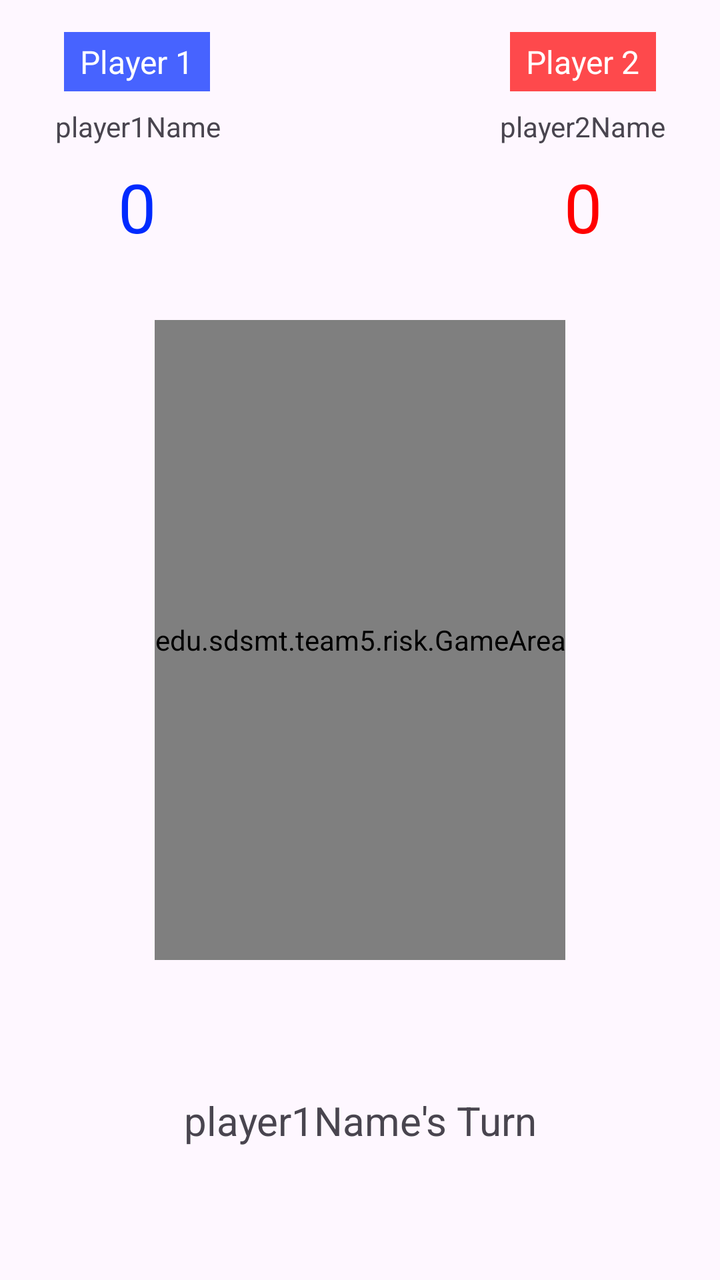
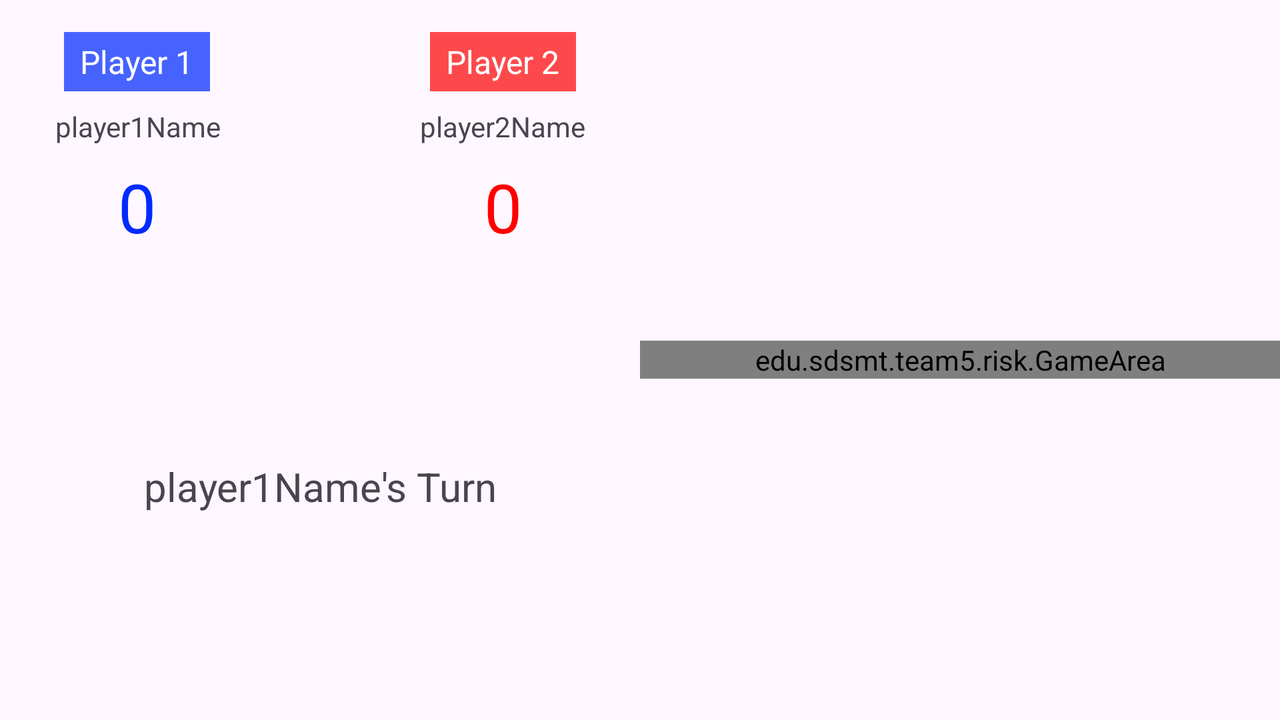

First picture: res/layout/ on a phone held upright. Second picture: the repository's own variant of that layout, on a device whose configuration matches the variant's folder. Source for both follows.
<!-- AndroidManifest.xml: application theme Theme.Team5Risk -->
<!-- res/layout/activity_game.xml -->
<?xml version="1.0" encoding="utf-8"?>
<LinearLayout xmlns:android="http://schemas.android.com/apk/res/android"
    xmlns:app="http://schemas.android.com/apk/res-auto"
    android:layout_width="match_parent"
    android:layout_height="match_parent"
    android:gravity="center"
    android:orientation="vertical">

    <androidx.constraintlayout.widget.ConstraintLayout
        android:layout_width="match_parent"
        android:layout_height="0dp"
        android:layout_weight="0.25">

        <TextView
            android:id="@+id/player1GameText"
            android:layout_width="wrap_content"
            android:layout_height="wrap_content"
            android:layout_marginStart="32dp"
            android:layout_marginTop="16dp"
            android:background="#B7002AFF"
            android:paddingHorizontal="8dp"
            android:paddingVertical="4dp"
            android:text="@string/player1GameDefaultText"
            android:textColor="#FFFFFF"
            android:textSize="16sp"
            app:layout_constraintStart_toStartOf="parent"
            app:layout_constraintTop_toTopOf="parent" />

        <TextView
            android:id="@+id/player2GameText"
            android:layout_width="wrap_content"
            android:layout_height="wrap_content"
            android:layout_marginTop="16dp"
            android:layout_marginEnd="32dp"
            android:background="#B3FF0000"
            android:paddingHorizontal="8dp"
            android:paddingVertical="4dp"
            android:text="@string/player2GameTextDefault"
            android:textColor="#FFFFFF"
            android:textSize="16sp"
            app:layout_constraintEnd_toEndOf="parent"
            app:layout_constraintTop_toTopOf="parent" />

        <TextView
            android:id="@+id/player1NameGameView"
            android:layout_width="wrap_content"
            android:layout_height="wrap_content"
            android:layout_marginTop="8dp"
            android:text="@string/defaultPlayer1NameText"
            app:layout_constraintEnd_toEndOf="@+id/player1GameText"
            app:layout_constraintHorizontal_bias="0.454"
            app:layout_constraintStart_toStartOf="@+id/player1GameText"
            app:layout_constraintTop_toBottomOf="@+id/player1GameText" />

        <TextView
            android:id="@+id/player2NameGameView"
            android:layout_width="wrap_content"
            android:layout_height="wrap_content"
            android:layout_marginTop="8dp"
            android:text="@string/defaultPlayer2NameText"
            app:layout_constraintEnd_toEndOf="@+id/player2GameText"
            app:layout_constraintStart_toStartOf="@+id/player2GameText"
            app:layout_constraintTop_toBottomOf="@+id/player2GameText" />

        <TextView
            android:id="@+id/player1ScoreText"
            android:layout_width="wrap_content"
            android:layout_height="wrap_content"
            android:layout_marginTop="8dp"
            android:text="@string/player1ScoreDefault"
            android:textColor="#002AFF"
            android:textSize="34sp"
            app:layout_constraintEnd_toEndOf="@+id/player1GameText"
            app:layout_constraintStart_toStartOf="@+id/player1GameText"
            app:layout_constraintTop_toBottomOf="@+id/player1NameGameView" />

        <TextView
            android:id="@+id/player2ScoreText"
            android:layout_width="wrap_content"
            android:layout_height="wrap_content"
            android:layout_marginTop="8dp"
            android:text="@string/player2ScoreDefaultText"
            android:textColor="#FF0000"
            android:textSize="34sp"
            app:layout_constraintEnd_toEndOf="@+id/player2GameText"
            app:layout_constraintStart_toStartOf="@+id/player2GameText"
            app:layout_constraintTop_toBottomOf="@+id/player2NameGameView" />

    </androidx.constraintlayout.widget.ConstraintLayout>

    <edu.sdsmt.team5.risk.GameArea
        android:id="@+id/gameArea"
        android:layout_width="wrap_content"
        android:layout_height="0dp"
        android:layout_weight="0.5"
        android:background="@drawable/green_border" />

    <androidx.constraintlayout.widget.ConstraintLayout
        android:layout_width="match_parent"
        android:layout_height="0dp"
        android:layout_weight="0.25">

        <TextView
            android:id="@+id/currentPlayerText"
            android:layout_width="wrap_content"
            android:layout_height="wrap_content"
            android:text="@string/currentPlayerTurnNameDefaultText"
            android:textSize="20sp"
            app:layout_constraintBottom_toBottomOf="parent"
            app:layout_constraintEnd_toEndOf="parent"
            app:layout_constraintStart_toStartOf="parent"
            app:layout_constraintTop_toTopOf="parent" />
    </androidx.constraintlayout.widget.ConstraintLayout>
</LinearLayout>
<!-- resources referenced by this layout -->
<resources>
  <!-- drawable green_border (drawable) -->
  <shape xmlns:android="http://schemas.android.com/apk/res/android"
      android:shape="rectangle">
      <solid android:color="@android:color/transparent" />
      <stroke
          android:width="1dp"
          android:color="#00FF20" />
  </shape>
  <string name="currentPlayerTurnNameDefaultText">player1Name\'s Turn</string>
  <string name="defaultPlayer1NameText">player1Name</string>
  <string name="defaultPlayer2NameText">player2Name</string>
  <string name="player1GameDefaultText">"Player 1"</string>
  <string name="player1ScoreDefault">0</string>
  <string name="player2GameTextDefault">Player 2</string>
  <string name="player2ScoreDefaultText">0</string>
  <style name="Theme.Team5Risk" parent="Base.Theme.Team5Risk" />
  <style name="Base.Theme.Team5Risk" parent="Theme.Material3.DayNight.NoActionBar">
          
          
      </style>
</resources>
<!-- res/layout-land/activity_game.xml (the repository's variant of the layout above) -->
<!-- drawn on the phone turned sideways -->
<?xml version="1.0" encoding="utf-8"?>
<LinearLayout xmlns:android="http://schemas.android.com/apk/res/android"
    xmlns:app="http://schemas.android.com/apk/res-auto"
    android:layout_width="match_parent"
    android:layout_height="match_parent"
    android:gravity="center"
    android:orientation="horizontal">

    <androidx.constraintlayout.widget.ConstraintLayout
        android:layout_width="0dp"
        android:layout_height="match_parent"
        android:layout_weight="0.5">


        <TextView
            android:id="@+id/player1GameText"
            android:layout_width="wrap_content"
            android:layout_height="wrap_content"
            android:layout_marginStart="32dp"
            android:layout_marginTop="16dp"
            android:background="#B7002AFF"
            android:paddingHorizontal="8dp"
            android:paddingVertical="4dp"
            android:text="@string/player1GameDefaultText"
            android:textColor="#FFFFFF"
            android:textSize="16sp"
            app:layout_constraintStart_toStartOf="parent"
            app:layout_constraintTop_toTopOf="parent" />

        <TextView
            android:id="@+id/player2GameText"
            android:layout_width="wrap_content"
            android:layout_height="wrap_content"
            android:layout_marginTop="16dp"
            android:layout_marginEnd="32dp"
            android:background="#B3FF0000"
            android:paddingHorizontal="8dp"
            android:paddingVertical="4dp"
            android:text="@string/player2GameTextDefault"
            android:textColor="#FFFFFF"
            android:textSize="16sp"
            app:layout_constraintEnd_toEndOf="parent"
            app:layout_constraintTop_toTopOf="parent" />

        <TextView
            android:id="@+id/player1NameGameView"
            android:layout_width="wrap_content"
            android:layout_height="wrap_content"
            android:layout_marginTop="8dp"
            android:text="@string/defaultPlayer1NameText"
            app:layout_constraintEnd_toEndOf="@+id/player1GameText"
            app:layout_constraintHorizontal_bias="0.454"
            app:layout_constraintStart_toStartOf="@+id/player1GameText"
            app:layout_constraintTop_toBottomOf="@+id/player1GameText" />

        <TextView
            android:id="@+id/player2NameGameView"
            android:layout_width="wrap_content"
            android:layout_height="wrap_content"
            android:layout_marginTop="8dp"
            android:text="@string/defaultPlayer2NameText"
            app:layout_constraintEnd_toEndOf="@+id/player2GameText"
            app:layout_constraintStart_toStartOf="@+id/player2GameText"
            app:layout_constraintTop_toBottomOf="@+id/player2GameText" />

        <TextView
            android:id="@+id/player1ScoreText"
            android:layout_width="wrap_content"
            android:layout_height="wrap_content"
            android:layout_marginTop="8dp"
            android:text="@string/player1ScoreDefault"
            android:textColor="#002AFF"
            android:textSize="34sp"
            app:layout_constraintEnd_toEndOf="@+id/player1GameText"
            app:layout_constraintStart_toStartOf="@+id/player1GameText"
            app:layout_constraintTop_toBottomOf="@+id/player1NameGameView" />

        <TextView
            android:id="@+id/player2ScoreText"
            android:layout_width="wrap_content"
            android:layout_height="wrap_content"
            android:layout_marginTop="8dp"
            android:text="@string/player2ScoreDefaultText"
            android:textColor="#FF0000"
            android:textSize="34sp"
            app:layout_constraintEnd_toEndOf="@+id/player2GameText"
            app:layout_constraintStart_toStartOf="@+id/player2GameText"
            app:layout_constraintTop_toBottomOf="@+id/player2NameGameView" />

        <TextView
            android:id="@+id/currentPlayerText"
            android:layout_width="wrap_content"
            android:layout_height="wrap_content"
            android:text="@string/currentPlayerTurnNameDefaultText"
            android:textSize="20sp"
            app:layout_constraintBottom_toBottomOf="parent"
            app:layout_constraintEnd_toStartOf="@+id/player2ScoreText"
            app:layout_constraintStart_toEndOf="@+id/player1ScoreText"
            app:layout_constraintTop_toBottomOf="@+id/player1ScoreText" />

    </androidx.constraintlayout.widget.ConstraintLayout>

    <edu.sdsmt.team5.risk.GameArea
        android:id="@+id/gameArea"
        android:layout_width="0dp"
        android:layout_height="wrap_content"
        android:layout_weight="0.5"
        android:background="@drawable/green_border" />

</LinearLayout>
